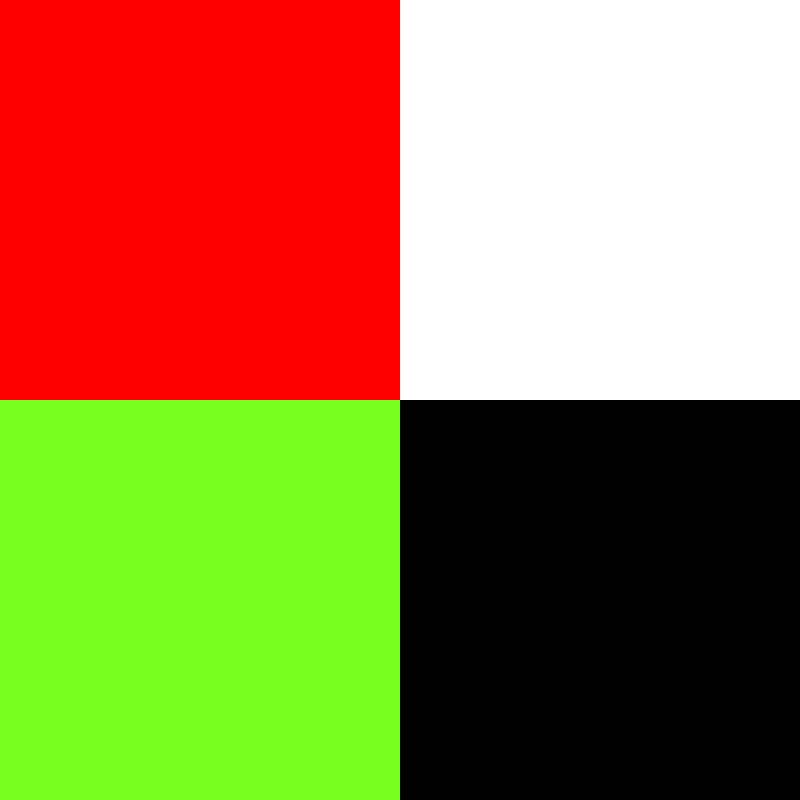
Frame 1 (no input)
Frame 60 (the mouse pressed at the canvas centre just before this capture): identical to frame 1, image omitted
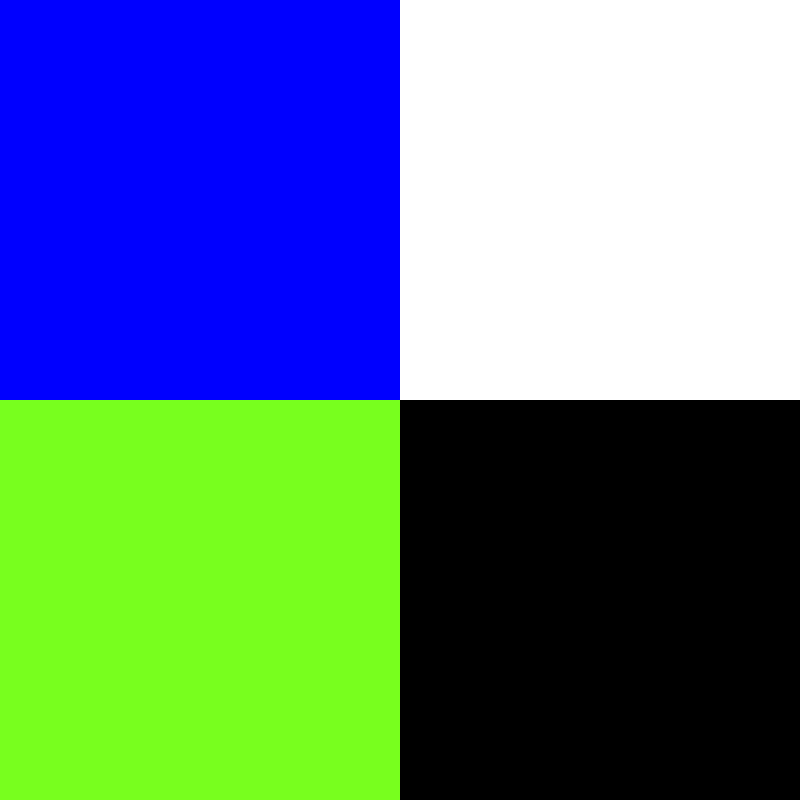
Frame 120 (the mouse held since frame 60 and released just before this capture)

The Processing sketch that drew these frames (run headless with seeded random() and noise(); from frame 60 on, the mouse is pressed at the canvas centre):

// Processing sketch: processing_90059
// ── processing_90059.pde

//Ana Cecilia Thompson Motta
//February 17
//Assingment 3

void setup() {
  size(800, 800);
  background(0);
}

void draw() {

  //top left sq
  fill(255, 0, 0);
  noStroke();
  rect(0, 0, 400, 400);
  if (mousePressed==true) {
    fill(0, 0, 255);
    rect(0, 0, 400, 400);
  }


  //top right sq
  fill(255);
  rect(400, 0, 400, 400);
  if ((mouseX>400) && (mouseX<800))
  if ((mouseY>0) && (mouseY<400)) {
    fill(0);
    ellipse(600, 200, mouseX, mouseY);
  }

  //bottom left sq
  fill(120, 255, 30);
  rect(0, 400, 400, 400);
  if ((mouseX>0) && (mouseX<400))
  if ((mouseY>400) && (mouseY<800)) {
    fill(255);
    rect(200, 600, 200, 200);
    rect(0,400,200,200);
    fill(0);
    rect(200,400,200,200);
    rect(0,600,200,200);
  }

  //bottom right sq
  
  if((mouseX>400) && (mouseX<800))
  if((mouseY>400) && (mouseY<800)) {
    fill(100,100,100);
    stroke(7);
    ellipse(mouseX,mouseY,100,100);
  }
}
